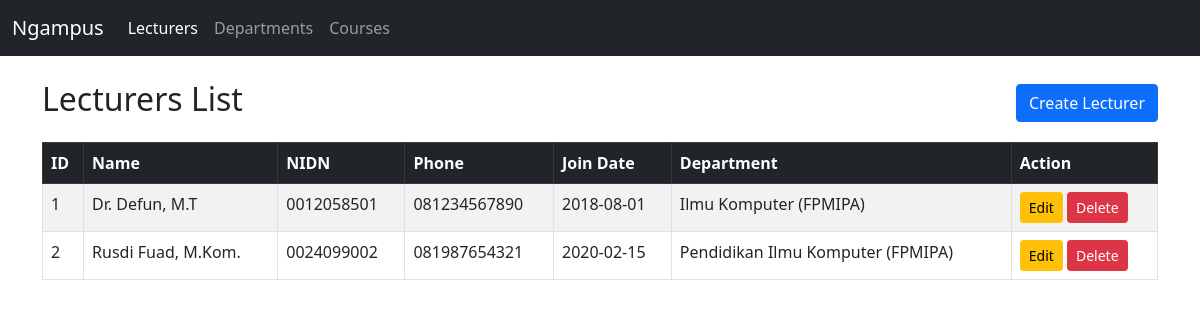
The page /Code/public/ on the database its author committed.
### tables this page shows
CREATE TABLE lecturers (
    id INT AUTO_INCREMENT PRIMARY KEY,
    name VARCHAR(100) NOT NULL,
    nidn VARCHAR(20) NOT NULL,
    phone VARCHAR(20) NOT NULL,
    join_date DATE NOT NULL,
    department_id INT,
    FOREIGN KEY (department_id) REFERENCES departments(id) ON DELETE SET NULL
);

CREATE TABLE departments (
    id INT AUTO_INCREMENT PRIMARY KEY,
    department_name VARCHAR(100) NOT NULL,
    faculty VARCHAR(100) NOT NULL
);

### Code/app/controllers/LecturerController.php (called while the page is built, shortened)
<?php
require_once __DIR__ . "/../models/Lecturer.php";
class LecturerController {
    public function index() {
        $lecturerModel = new Lecturer();
        $data = $lecturerModel->getAll();
        include "../app/views/lecturers/index.php";
    }
}

### Code/app/core/Database.php (called while the page is built, shortened)
<?php
class Database {
    private $host = "localhost";
    private $user = "root";
    private $pass = "";
    private $db   = "db_academic";
    protected $conn;
    public function __construct() {
        $this->conn = mysqli_connect($this->host, $this->user, $this->pass, $this->db);
        mysqli_set_charset($this->conn, "utf8mb4");
    }
    public function fetchAll($query, $params = []) {
        if (empty($params)) {
            $result = mysqli_query($this->conn, $query);
            return mysqli_fetch_all($result, MYSQLI_ASSOC);
        }
        $stmt = mysqli_prepare($this->conn, $query);
        $types = "";
        mysqli_stmt_bind_param($stmt, $types, ...$params);
        mysqli_stmt_execute($stmt);
        $result = mysqli_stmt_get_result($stmt);
        $data = $result ? mysqli_fetch_all($result, MYSQLI_ASSOC) : [];
        return $data;
    }
}

### Code/app/models/Lecturer.php (called while the page is built, shortened)
<?php
require_once __DIR__ . "/../core/Database.php";
class Lecturer extends Database {
    public function getAll() {
        $q = "SELECT lecturers.*, departments.department_name, departments.faculty
              FROM lecturers
              LEFT JOIN departments ON lecturers.department_id = departments.id
              ORDER BY lecturers.id ASC";
        return $this->fetchAll($q);
    }
}

### Code/app/views/lecturers/index.php (the view, shortened to what this page needs)
<!DOCTYPE html>
<html>
<head>
    <link rel="stylesheet" href="<?= BASEURL ?>assets/bootstrap.min.css">
</head>
<body>
<nav class="navbar navbar-expand-lg navbar-dark bg-dark">
    <div class="container-fluid">
        <a class="navbar-brand" href="<?= BASEURL ?>lecturers">Ngampus</a>
        <div class="collapse navbar-collapse" id="navbarNav">
            <ul class="navbar-nav">
                <li class="nav-item"><a class="nav-link active" href="<?= BASEURL ?>lecturers">Lecturers</a></li>
                <li class="nav-item"><a class="nav-link" href="<?= BASEURL ?>departments">Departments</a></li>
                <li class="nav-item"><a class="nav-link" href="<?= BASEURL ?>courses">Courses</a></li>
            </ul>
        </div>
    </div>
</nav>
<div class="container mt-4">
    <div class="d-flex justify-content-between align-items-center mb-3">
        <h2>Lecturers List</h2>
        <a href="<?= BASEURL ?>lecturers/create" class="btn btn-primary">Create Lecturer</a>
    </div>
    <table class="table table-bordered table-striped">
        <thead class="table-dark">
        <tr>
            <th>ID</th>
            <th>Name</th>
            <th>NIDN</th>
            <th>Phone</th>
            <th>Join Date</th>
            <th>Department</th>
            <th>Action</th>
        </tr>
        </thead>
        <tbody>
        <?php if (!empty($data)): ?>
            <?php foreach ($data as $l): ?>
                <tr>
                    <td><?= $l['id'] ?></td>
                    <td><?= htmlspecialchars($l['name']) ?></td>
                    <td><?= htmlspecialchars($l['nidn']) ?></td>
                    <td><?= htmlspecialchars($l['phone']) ?></td>
                    <td><?= htmlspecialchars($l['join_date']) ?></td>
                    <td>
                        <?= !empty($l['department_name']) ? htmlspecialchars($l['department_name']) . ' (' . htmlspecialchars($l['faculty']) . ')' : '-' ?>
                    </td>
                    <td>
                        <a class="btn btn-warning btn-sm" href="<?= BASEURL ?>lecturers/edit/<?= $l['id'] ?>">Edit</a>
                        <a class="btn btn-danger btn-sm" href="<?= BASEURL ?>lecturers/delete/<?= $l['id'] ?>"
                            onclick="return confirm('Apakah Anda yakin ingin menghapus data dosen ini?')">
                            Delete
                        </a>
                    </td>
                </tr>
            <?php endforeach; ?>
        <?php else: ?>
            <tr><td colspan="7" class="text-center">Belum ada data dosen</td></tr>
        <?php endif; ?>
        </tbody>
    </table>
</div>
</body>
</html>

### Code/public/index.php (shortened to what this page needs)
<?php
require_once "../app/core/Database.php";
$scriptDir = str_replace('\\', '/', dirname($_SERVER['SCRIPT_NAME']));
$requestUri = parse_url($_SERVER['REQUEST_URI'], PHP_URL_PATH);
if (strpos($requestUri, $scriptDir) === 0) {
    $path = substr($requestUri, strlen($scriptDir));
} else {
    $path = $requestUri;
}
$path = trim($path, '/');
$uri = $path === '' ? [] : explode('/', $path);
$segment = $uri[0] ?? '';
if ($segment === "" || $segment === "lecturers") {
    require_once "../app/controllers/LecturerController.php";
    $c = new LecturerController();
    if (!isset($uri[1])) $c->index();
    elseif ($uri[1] === "create") $c->create();
    elseif ($uri[1] === "store") $c->store($_POST);
    elseif ($uri[1] === "edit") $c->edit($uri[2] ?? 0);
    elseif ($uri[1] === "update") $c->update($uri[2] ?? 0, $_POST);
    elseif ($uri[1] === "delete") $c->delete($uri[2] ?? 0);
    exit;
}

### rows shown on the page
lecturers: id "1", name "Dr. Defun, M.T", nidn "0012058501", phone "081234567890", join_date "2018-08-01", department.department_name "Ilmu Komputer", department.faculty "FPMIPA"
lecturers: id "2", name "Rusdi Fuad, M.Kom.", nidn "0024099002", phone "081987654321", join_date "2020-02-15", department.department_name "Pendidikan Ilmu Komputer", department.faculty "FPMIPA"
